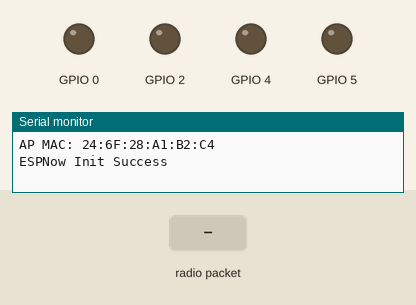
This sketch was run on a simulated ESP8266 (NodeMCU). Parts: output pins drawn as LEDs (lit = HIGH), the last lines printed to the serial monitor. Inputs (shaded band) come from the test bench.

Above: at 1.2 s.
1.3 s: radio packet "1" arrives
At 2.5 s:
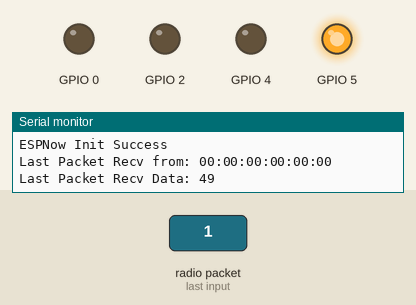
Timing chart, 0 to 4.3 s (numbered marks = the images above; inputs shaded):
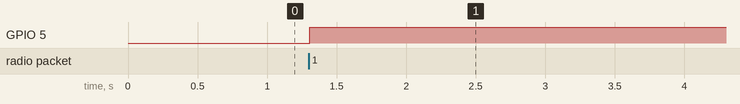

Measured:
- after the input at 1.3 s, GPIO 5: LOW → HIGH at once

The sketch:

ESP8266_MultiSlave_Slave.ino
```cpp
#include <espnow.h>
#include <ESP8266WiFi.h>

#define CHANNEL 1

void InitESPNow() {
  WiFi.disconnect();
  if (esp_now_init() == 0) {
    Serial.println("ESPNow Init Success");
  }
  else {
    Serial.println("ESPNow Init Failed");
    ESP.restart();
  }
}

// config AP SSID
void configDeviceAP() {
  String Prefix = "Slave:";
  String Mac = WiFi.macAddress();
  String SSID = Prefix + Mac;
  String Password = "123456789";
  bool result = WiFi.softAP(SSID.c_str(), Password.c_str(), CHANNEL, 0);
  if (!result) {
    Serial.println("AP Config failed.");
  } else {
    Serial.println("AP Config Success. Broadcasting with AP: " + String(SSID));
  }
}

void setup() {
  Serial.begin(115200);
  pinMode(5,OUTPUT);
  pinMode(4,OUTPUT);
  pinMode(0,OUTPUT);
  pinMode(2,OUTPUT);
  Serial.println("ESPNow/Basic/Slave Example");
  //Set device in AP mode to begin with
  WiFi.mode(WIFI_AP);
  configDeviceAP();
  Serial.print("AP MAC: "); Serial.println(WiFi.softAPmacAddress());
  InitESPNow();
  esp_now_register_recv_cb(OnDataRecv);
}

// callback when data is recv from Master
void OnDataRecv(uint8_t *mac_addr, uint8_t *data, uint8_t data_len) {
  char macStr[18];
  snprintf(macStr, sizeof(macStr), "%02x:%02x:%02x:%02x:%02x:%02x",
           mac_addr[0], mac_addr[1], mac_addr[2], mac_addr[3], mac_addr[4], mac_addr[5]);
  Serial.print("Last Packet Recv from: "); Serial.println(macStr);
  Serial.print("Last Packet Recv Data: "); Serial.println(*data);
  Serial.println("");
  digitalWrite(6,HIGH);
  digitalWrite(5,HIGH);
  delay(500); // set delay time
  digitalWrite(6,LOW);
  digitalWrite(5,HIGH);
  delay(500);
}
void loop() {
  // Chill
}
```
